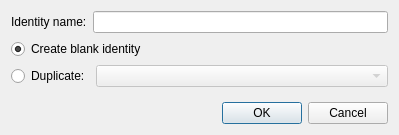
<ui version="4.0" >
 <class>CreateIdentityDlg</class>
 <widget class="QDialog" name="CreateIdentityDlg" >
  <property name="windowModality" >
   <enum>Qt::WindowModal</enum>
  </property>
  <property name="geometry" >
   <rect>
    <x>0</x>
    <y>0</y>
    <width>399</width>
    <height>135</height>
   </rect>
  </property>
  <property name="windowTitle" >
   <string>Create New Identity</string>
  </property>
  <layout class="QVBoxLayout" >
   <item>
    <layout class="QHBoxLayout" >
     <item>
      <widget class="QLabel" name="label" >
       <property name="text" >
        <string>Identity name:</string>
       </property>
      </widget>
     </item>
     <item>
      <widget class="QLineEdit" name="identityName" />
     </item>
    </layout>
   </item>
   <item>
    <widget class="QRadioButton" name="createBlankIdentity" >
     <property name="text" >
      <string>Create blank identity</string>
     </property>
     <property name="checked" >
      <bool>true</bool>
     </property>
    </widget>
   </item>
   <item>
    <layout class="QHBoxLayout" >
     <item>
      <widget class="QRadioButton" name="duplicateIdentity" >
       <property name="text" >
        <string>Duplicate:</string>
       </property>
      </widget>
     </item>
     <item>
      <widget class="QComboBox" name="identityList" >
       <property name="enabled" >
        <bool>false</bool>
       </property>
       <property name="sizePolicy" >
        <sizepolicy vsizetype="Fixed" hsizetype="Expanding" >
         <horstretch>0</horstretch>
         <verstretch>0</verstretch>
        </sizepolicy>
       </property>
      </widget>
     </item>
    </layout>
   </item>
   <item>
    <spacer>
     <property name="orientation" >
      <enum>Qt::Vertical</enum>
     </property>
     <property name="sizeHint" >
      <size>
       <width>20</width>
       <height>40</height>
      </size>
     </property>
    </spacer>
   </item>
   <item>
    <widget class="QDialogButtonBox" name="buttonBox" >
     <property name="orientation" >
      <enum>Qt::Horizontal</enum>
     </property>
     <property name="standardButtons" >
      <set>QDialogButtonBox::Cancel|QDialogButtonBox::NoButton|QDialogButtonBox::Ok</set>
     </property>
    </widget>
   </item>
  </layout>
 </widget>
 <resources/>
 <connections>
  <connection>
   <sender>buttonBox</sender>
   <signal>accepted()</signal>
   <receiver>CreateIdentityDlg</receiver>
   <slot>accept()</slot>
   <hints>
    <hint type="sourcelabel" >
     <x>222</x>
     <y>127</y>
    </hint>
    <hint type="destinationlabel" >
     <x>157</x>
     <y>134</y>
    </hint>
   </hints>
  </connection>
  <connection>
   <sender>buttonBox</sender>
   <signal>rejected()</signal>
   <receiver>CreateIdentityDlg</receiver>
   <slot>reject()</slot>
   <hints>
    <hint type="sourcelabel" >
     <x>290</x>
     <y>127</y>
    </hint>
    <hint type="destinationlabel" >
     <x>286</x>
     <y>134</y>
    </hint>
   </hints>
  </connection>
  <connection>
   <sender>duplicateIdentity</sender>
   <signal>toggled(bool)</signal>
   <receiver>identityList</receiver>
   <slot>setEnabled(bool)</slot>
   <hints>
    <hint type="sourcelabel" >
     <x>55</x>
     <y>80</y>
    </hint>
    <hint type="destinationlabel" >
     <x>166</x>
     <y>84</y>
    </hint>
   </hints>
  </connection>
 </connections>
</ui>
